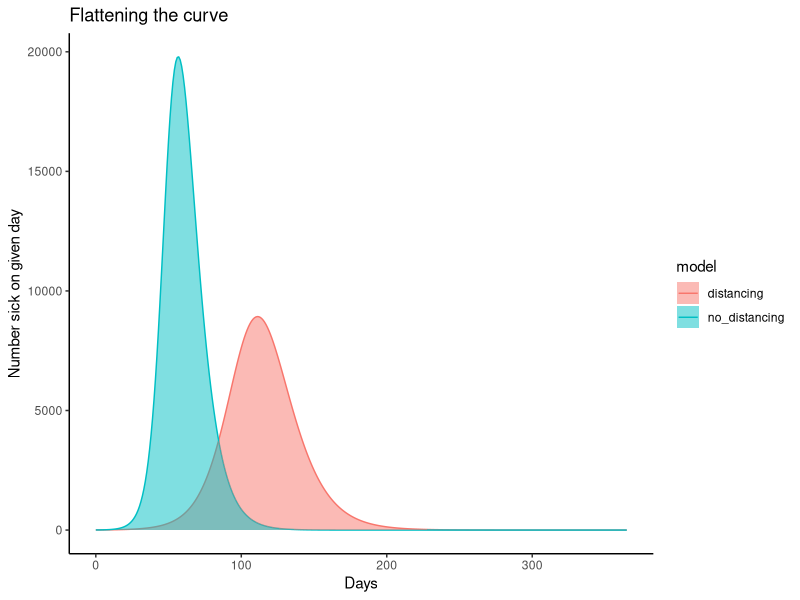

This chart was generated by the following R code:
# Toy Model of Social Distancing and Flattening the Curve

# DISCLAIMER:  This is a **TOY** model.  It is a very simple model inspired by recent events, but 
# not meant in any way to reflect paramters associated with these events, as such parameters are 
# still being investigated by epidemiologists.
# Thus, the purposes of this code are ONLY to: 
    #   (1) show how a simple model can illustrate "flattening the curve" via social distancing
    #   (2) show how to use the ode() solver in R for a basic epidemiological model

# This code is provided with absolutely NO warranty of any kind.  No fitness of this code
# for any applied use is claimed or intended.  In other words, don't use this code to make  
# claims about real life.  


####################################################################################################

# The model is an SIIR model: Individuals that are susceptible to infection can become infected
# by coming into contact with individuals in either the "incubating and symptom free" (henceforth, "incubating")
# class or the "infectious and sick with symptoms" (henceforth, "sick") class.  
# Individuals transition from the incubating class to the sick class, and from the sick class to the 
# recovered class.  There is no death in this model.  There are no births, immigration, or emigration.
# Transmission is by mass action.
# The model has 6 parameters:
  # beta1 = transmission rate constant between susceptible and incubating; has units of 1/(days * persons)
  # beta2 = transmission rate between susceptible and sick; has units of 1/(days * persons)
  # reduce1 = potential reduction in transmission (0 = complete reduction, 1 = none) due to social distancing of susceptible and incubating; unitless (proportion between 0 and 1)
  # reduce2 = potential reduction in transmission (0 = complete reduction, 1 = none) due to social distancing of susceptible and sick; unitless (proportion between 0 and 1)
  # sickenRate = rate at which incubating transition to sick; has units of 1/days
  # recoveryRate = rate at which sick transition to recovered; has units of 1/days

#############################################################################
##   FUNCTIONS DEFINED FOR LATER USE
#############################################################################

# function expressing the ODE model
siirModel <- function(t, y, parms) {
  # 4-D system, y[1] is susceptible, y[2] incubating and infectious, 
  # y[3] sick and infectious, y[4] recovered
  
  # the ODEs:
  # losses only from Susceptible, y[1], from infection by two infectious classes
  dy1dt <- -(parms$beta1 * parms$reduce1 * y[1] * y[2]) - (parms$beta2 * parms$reduce2 * y[1] * y[3]) 
  # gains from susceptible, losses from becoming sick
  dy2dt <- (parms$beta1 * parms$reduce1 * y[1] * y[2]) + (parms$beta2 * parms$reduce2 * y[1] * y[3]) - (parms$sickenRate * y[2])
  # gains from those that sicken
  dy3dt <- (parms$sickenRate * y[2]) - (parms$recoveryRate * y[3])
  dy4dt <- (parms$recoveryRate * y[3])
  
  
  # the function must return a list
  # return( list( susceptible = dy1dt, incubating = dy2dt, sick = dy3dt, recovered = dy4dt ) )
  return( list( c( dy1dt, dy2dt, dy3dt, dy4dt ) ) )
}

# convenient way to create list of default parameters
defaultParameters <- function() {
  beta1 <- 0.000003 # mass action constant
  beta2 <- beta1
  reduce1 <- 1 # no reduction
  reduce2 <- 0.5 # obviously sick reduce infectious through behavior
  sickenRate <- 1/5 # five days average incubating before sick
  recoveryRate <- 1/7 # seven days average obviously sick and potentially infectious
  
  parameters <- list( beta1 = beta1,
                      beta2 = beta2, 
                      reduce1 = reduce1,
                      reduce2 = reduce2,
                      sickenRate = sickenRate,
                      recoveryRate = recoveryRate )
  
  return( parameters )
}


# some potentially useful prints
printReport <- function(solution, context){
  
  recoveredCol <- 5
  sickCol <- 4
  
  cat(paste("\nOverall percentage that got sick with ", 
            context, 
            " = ", 
            round(100 * solution[nrow(solution), recoveredCol] / nTotal, digits = 1), 
            "%\n", 
            sep = "" ))
  
  maxSymptoms <- (max(solution[, sickCol]))
  
  dayMax <- which((solution[, sickCol]) == maxSymptoms)
  
  cat(paste("\nmax num with symptoms in one day with ",
            context,
            " = ", 
            round(max(solution[, sickCol])), 
            " on day ", 
            dayMax, 
            "\n", 
            sep = "" ))
  
}

#############################################################################
##   ESTABLISH INITIAL CONDITIONS
#############################################################################
# initial conditions:
nTotal <- 100000 # suppose a city of 100000
initIncubating <- 5 # 5 initially infectious people incubating
initSick <- 5 # number with symptoms
initRecovered <- 0
n0 <- c( (nTotal - (initIncubating + initSick + initRecovered)), initIncubating, initSick, initRecovered )

totalTime <- 365 # days
timeIncrement <- 1 # one day at a time
times <- seq(from = 0, to = totalTime, by = timeIncrement)

# package needed:
require("deSolve")

#############################################################################
##   BASE CASE: NO SOCIAL DISTANCING
#############################################################################
parameters <- defaultParameters()
parameters$reduce1 <- 1 # no social distancing
# call the solver:
NoDistancing <- ode(y = n0, times = times, func = siirModel, parms = parameters)
# note about results in NoDistancing object: column 1 = time, column 2 = susceptible, 
# column 3 = incubating, column 4 = sick, column 5 = recovered

#############################################################################
##   SOCIAL DISTANCING
#############################################################################
parameters <- defaultParameters()
parameters$reduce1 <- 0.5 # 60% effective social distancing
Distancing <- ode(y = n0, times = times, func = siirModel, parms = parameters)
# note about results in Distancing object: column 1 = time, column 2 = susceptible, 
# column 3 = incubating, column 4 = sick, column 5 = recovered


#############################################################################
##   EXAMINING RESULTS
#############################################################################
printReport( NoDistancing, "no distancing" ); printReport( Distancing, "distancing")


# Get data in shape for a nice ggplot:
plotResults <- data.frame( time = NoDistancing[,1], 
                           no_distancing = NoDistancing[,4], 
                           distancing = Distancing[,4])
require("tidyr")
myData <- gather( plotResults, no_distancing, distancing, key = "model", value = "num.sick")

# make a plot:
require("ggplot2")
ggplot( myData, aes( x = time, y = num.sick ) ) + 
  geom_line( aes( col = model )) + 
  geom_polygon( aes( fill = model ), alpha = 0.5 ) +
  labs( x = "Days", y = "Number sick on given day", title = "Flattening the curve") + 
  theme_classic()
